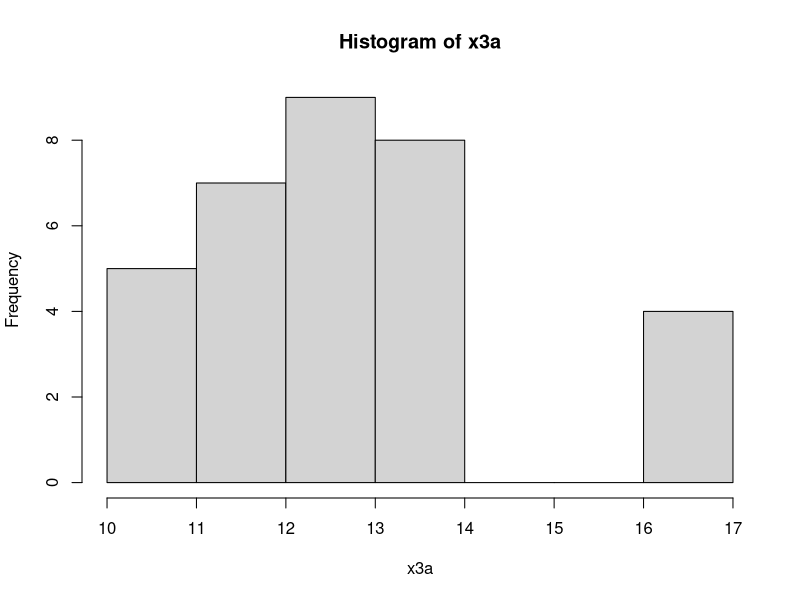

Reproduce this figure in R. (Note: this script raises an error after producing the figure.)
# A1
x = c(10,20,30,40,50)
x1 = rep(x,c(3,5,2,4,4))
x1
x2 = c(x1[1:10],c(10,10),x1[11:18])
x2
mean(x2)
table(x2)
# A2
marks = c(10,12,13,14,17)
mean(marks)
students = c(5,7,9,8,4)
DFD = marks*students
DFD
DFDm = sum(DFD)/sum(students)
DFDm
x = rep(marks,students)
x
mean(x)
table(x)
marks2c = c('10-20','20-30','30-40','40-50')
students2c = c(5,7,9,8)
df2c = data.frame(marks2c,students2c)
df2c
str(df2c)
midpt2c = c(15,25,35,45)
df2c$mid2c = midpt2c
df2c
df2c$total = df2c$students2c*df2c$mid2c
df2c
sum(df2c$total)/sum(df2c$students2c)
x = rep(df2c$mid2c,df2c$students2c)
mean(x)
x3a = rep(marks,students)
x3a
hist(x3a)

xmarks1 = c(15,25,35,45)
students1 = c(5,7,8,9)
CFD = marks1*students1
CFD
CFDm = sum(CFD)/sum(students1)
CFDm
# A3
m = c(12,63, 61, 63, 87, 65, 1, 24, 67, 52, 70, 55, 29, 93, 30, 84, 29, 27, 19,
      24, 32, 31, 16, 4, 22, 82, 53, 92, 84, 5, 46, 27, 31, 51, 19, 76, 21, 26,
      100, 81, 56, 65, 32, 63, 33, 51, 68, 49, 25, 77)
cat(m)
breaks = seq(0,100,by=10)
m.cut = cut(m,breaks)
m.cut
m.table = table(m.cut)
m.table
cbind(m.table)
m1 = matrix(marks,students)
hist(m1)
